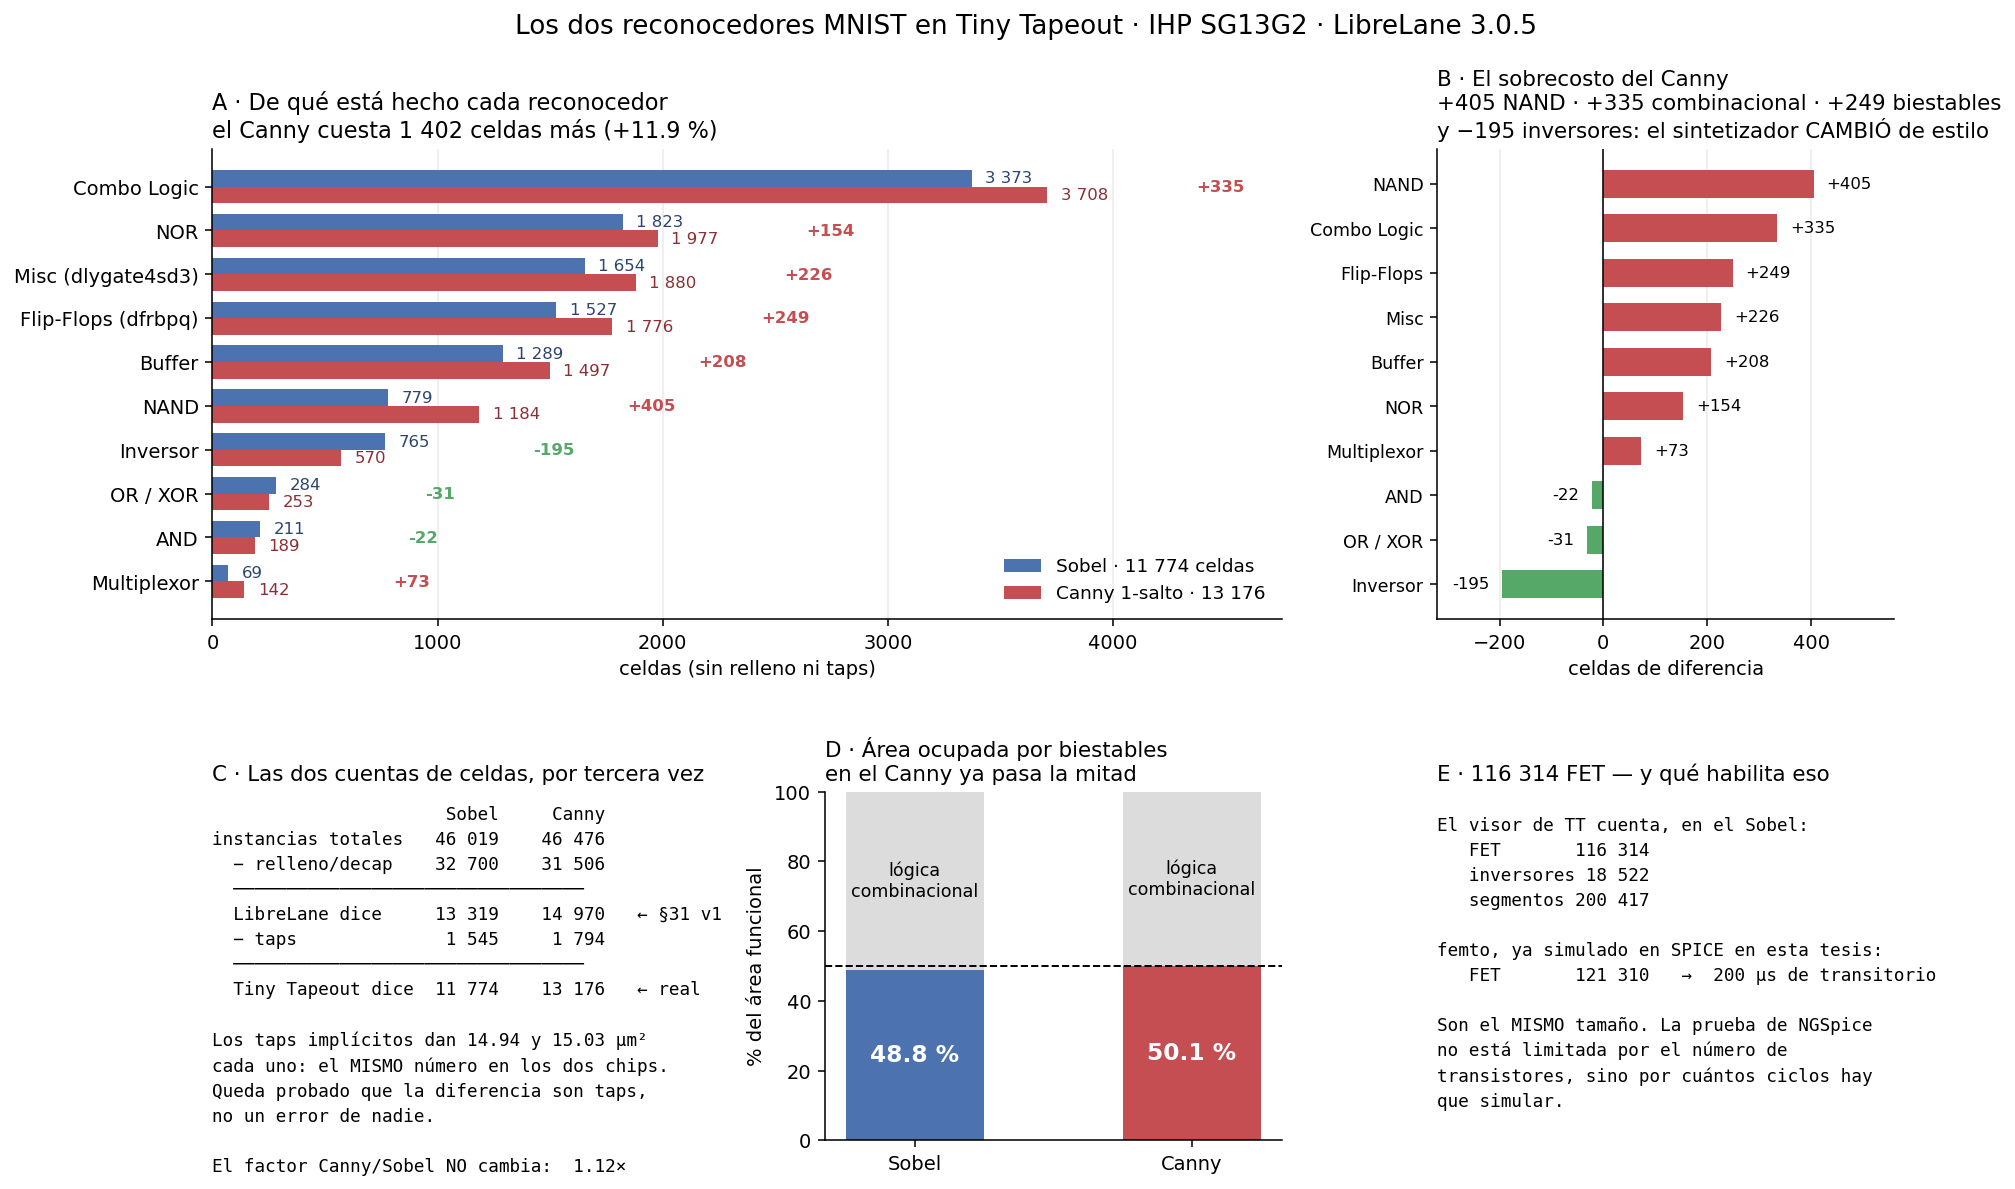

This figure's Python source:
# fig_celdas_ihp.py — de que esta hecho cada reconocedor, celda por celda.
# Datos: resumen de LibreLane 3.0.5 en la accion de Tiny Tapeout (lanza IHP26b, SG13G2).
import numpy as np, matplotlib
matplotlib.use("Agg")
import matplotlib.pyplot as plt

CAT = ["Combo Logic","NOR","Misc (dlygate4sd3)","Flip-Flops (dfrbpq)",
       "Buffer","NAND","Inversor","OR / XOR","AND","Multiplexor"]
SOB = [3373, 1823, 1654, 1527, 1289,  779, 765, 284, 211,  69]
CAN = [3708, 1977, 1880, 1776, 1497, 1184, 570, 253, 189, 142]
assert sum(SOB) == 11774 and sum(CAN) == 13176

fig = plt.figure(figsize=(15.5, 9.2))
gs = fig.add_gridspec(2, 3, height_ratios=[1.35, 1], hspace=.42, wspace=.34)

# ---- A: barras por categoria --------------------------------------------
ax = fig.add_subplot(gs[0, :2])
y = np.arange(len(CAT))[::-1]
h = .38
ax.barh(y+h/2, SOB, h, color="#4c72b0", label="Sobel · 11 774 celdas")
ax.barh(y-h/2, CAN, h, color="#c44e52", label="Canny 1-salto · 13 176")
for i,(s,c) in enumerate(zip(SOB,CAN)):
    yy = y[i]
    ax.text(s+60, yy+h/2, f"{s:,}".replace(",", " "), va="center", fontsize=8.5, color="#2c4470")
    ax.text(c+60, yy-h/2, f"{c:,}".replace(",", " "), va="center", fontsize=8.5, color="#8a2f33")
    d = c-s
    ax.text(max(s,c)+660, yy, f"{d:+,}".replace(",", " "),
            va="center", fontsize=8.5, weight="bold",
            color="#c44e52" if d>0 else "#55a868")
ax.set_yticks(y); ax.set_yticklabels(CAT, fontsize=10)
ax.set_xlim(0, 4750); ax.set_xlabel("celdas (sin relleno ni taps)")
ax.set_title("A · De qué está hecho cada reconocedor\n"
             "el Canny cuesta 1 402 celdas más (+11.9 %)",
             fontsize=11.5, loc="left")
ax.legend(fontsize=9.5, frameon=False, loc="lower right")
ax.grid(axis="x", alpha=.25); ax.set_axisbelow(True)
for s_ in ("top","right"): ax.spines[s_].set_visible(False)

# ---- B: de donde sale el sobrecosto -------------------------------------
ax = fig.add_subplot(gs[0, 2])
dif  = [c-s for s,c in zip(SOB,CAN)]
orden = np.argsort(dif)[::-1]
lab = [CAT[i].split(" (")[0] for i in orden]
val = [dif[i] for i in orden]
col = ["#c44e52" if v>0 else "#55a868" for v in val]
ax.barh(range(len(val))[::-1], val, .62, color=col)
for i,v in enumerate(val):
    ax.text(v + (25 if v>0 else -25), len(val)-1-i, f"{v:+}",
            va="center", ha="left" if v>0 else "right", fontsize=8.5)
ax.set_yticks(range(len(val))[::-1]); ax.set_yticklabels(lab, fontsize=9)
ax.axvline(0, color="k", lw=.8)
ax.set_xlim(-320, 560); ax.set_xlabel("celdas de diferencia")
ax.set_title("B · El sobrecosto del Canny\n"
             "+405 NAND · +335 combinacional · +249 biestables\n"
             "y −195 inversores: el sintetizador CAMBIÓ de estilo",
             fontsize=11, loc="left")
ax.grid(axis="x", alpha=.25); ax.set_axisbelow(True)
for s_ in ("top","right"): ax.spines[s_].set_visible(False)

# ---- C: las DOS cuentas de celdas, otra vez -----------------------------
ax = fig.add_subplot(gs[1, 0])
ax.axis("off")
ax.set_title("C · Las dos cuentas de celdas, por tercera vez", fontsize=11, loc="left")
txt = (
"                      Sobel     Canny\n"
"instancias totales   46 019    46 476\n"
"  − relleno/decap    32 700    31 506\n"
"  ─────────────────────────────────\n"
"  LibreLane dice     13 319    14 970   ← §31 v1\n"
"  − taps              1 545     1 794\n"
"  ─────────────────────────────────\n"
"  Tiny Tapeout dice  11 774    13 176   ← real\n"
"\n"
"Los taps implícitos dan 14.94 y 15.03 µm²\n"
"cada uno: el MISMO número en los dos chips.\n"
"Queda probado que la diferencia son taps,\n"
"no un error de nadie.\n"
"\n"
"El factor Canny/Sobel NO cambia:  1.12×")
ax.text(0, .96, txt, va="top", family="monospace", fontsize=9.1, linespacing=1.5)

# ---- D: la fraccion de biestables ---------------------------------------
ax = fig.add_subplot(gs[1, 1])
nom = ["Sobel","Canny"]
ff  = [48.84, 50.08]
ax.bar(nom, ff, .5, color=["#4c72b0","#c44e52"])
ax.bar(nom, [100-v for v in ff], .5, bottom=ff, color="#dcdcdc")
for i,v in enumerate(ff):
    ax.text(i, v/2, f"{v:.1f} %", ha="center", va="center",
            color="w", weight="bold", fontsize=12)
    ax.text(i, v+(100-v)/2, "lógica\ncombinacional", ha="center", va="center", fontsize=9)
ax.axhline(50, color="k", ls="--", lw=1)
ax.set_ylim(0,100); ax.set_ylabel("% del área funcional")
ax.set_title("D · Área ocupada por biestables\n"
             "en el Canny ya pasa la mitad", fontsize=11, loc="left")
for s_ in ("top","right"): ax.spines[s_].set_visible(False)

# ---- E: los transistores y el presupuesto de SPICE ----------------------
ax = fig.add_subplot(gs[1, 2])
ax.axis("off")
ax.set_title("E · 116 314 FET — y qué habilita eso", fontsize=11, loc="left")
txt = (
"El visor de TT cuenta, en el Sobel:\n"
"   FET       116 314\n"
"   inversores 18 522\n"
"   segmentos 200 417\n"
"\n"
"femto, ya simulado en SPICE en esta tesis:\n"
"   FET       121 310   →  200 µs de transitorio\n"
"\n"
"Son el MISMO tamaño. La prueba de NGSpice\n"
"no está limitada por el número de\n"
"transistores, sino por cuántos ciclos hay\n"
"que simular.")
ax.text(0, .93, txt, va="top", family="monospace", fontsize=9.1, linespacing=1.5)

fig.suptitle("Los dos reconocedores MNIST en Tiny Tapeout · IHP SG13G2 · LibreLane 3.0.5",
             fontsize=13.5, y=.985)
plt.savefig("fig_celdas_ihp.png", dpi=140, bbox_inches="tight")
print("ok")
